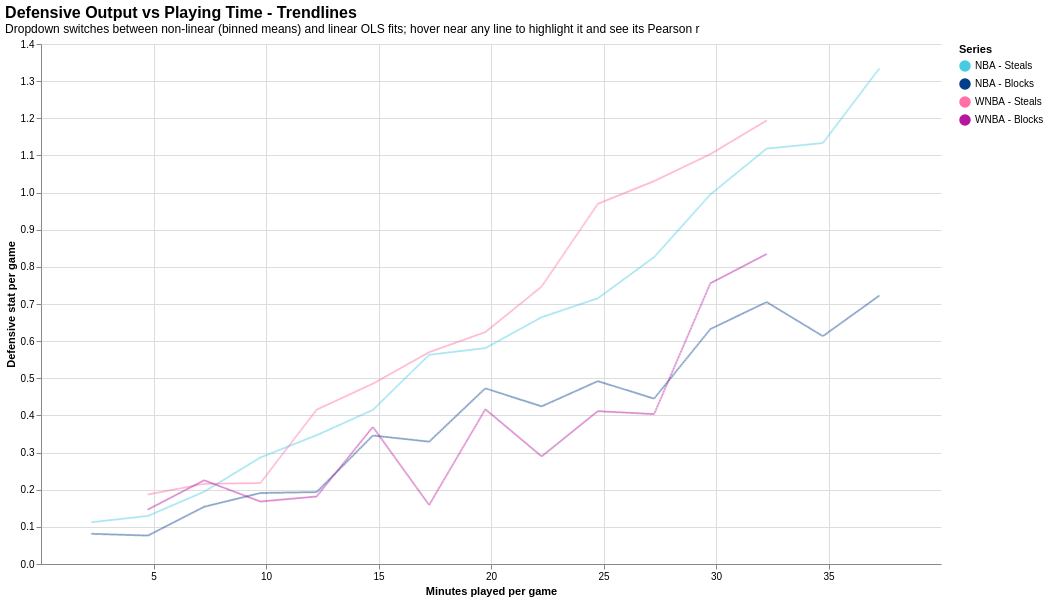

This figure's Vega-Lite source:
### Vega-Lite specification from a JSON file in a GitHub repository (floating-point values rounded to 4 significant figures; data arrays with more than 128 entries replaced by an {"elided": "..."} marker saying what was removed)
{"config": {"view": {"continuousWidth": 300, "continuousHeight": 300, "stroke": null}}, "data": {"name": "data-a6dd4fba4e0c3c9518ad89f8e431080e"}, "mark": {"type": "line", "interpolate": "monotone", "point": {"filled": true, "opacity": 0, "size": 1000}}, "encoding": {"color": {"field": "trend_label", "scale": {"domain": ["NBA - Steals", "NBA - Blocks", "WNBA - Steals", "WNBA - Blocks"], "range": ["#48cae4", "#023e8a", "#ff70a6", "#b5179e"]}, "sort": ["NBA - Steals", "NBA - Blocks", "WNBA - Steals", "WNBA - Blocks"], "title": "Series", "type": "nominal"}, "opacity": {"condition": {"param": "param_58fff52daac1e46d", "value": 1, "empty": false}, "value": 0.3}, "size": {"condition": {"param": "param_58fff52daac1e46d", "value": 4, "empty": false}, "value": 2}, "tooltip": [{"field": "trend_label", "title": "Series", "type": "nominal"}, {"field": "Fit", "title": "Fit type", "type": "nominal"}, {"field": "r", "format": ".3f", "title": "Pearson r", "type": "quantitative"}, {"field": "fit_info", "title": "Details", "type": "nominal"}], "x": {"axis": {"values": [5, 10, 15, 20, 25, 30, 35]}, "field": "MP", "title": "Minutes played per game", "type": "quantitative"}, "y": {"field": "Value", "title": "Defensive stat per game", "type": "quantitative"}}, "height": 520, "params": [{"name": "param_58fff52daac1e46d", "select": {"type": "point", "fields": ["trend_label"], "on": "pointermove"}}, {"name": "param_f0ef315e11efafe3", "select": {"type": "point", "fields": ["Fit"]}, "bind": {"input": "select", "options": ["Non-linear (binned means)", "Linear"], "name": "Trend fit  "}, "value": "Non-linear (binned means)"}], "title": {"text": "Defensive Output vs Playing Time - Trendlines", "anchor": "start", "fontSize": 16, "subtitle": "Dropdown switches between non-linear (binned means) and linear OLS fits; hover near any line to highlight it and see its Pearson r"}, "transform": [{"filter": {"param": "param_f0ef315e11efafe3"}}], "width": 900, "$schema": "https://vega.github.io/schema/vega-lite/v6.4.1.json", "datasets": {"data-a6dd4fba4e0c3c9518ad89f8e431080e": {"elided": "4000 records"}}}
